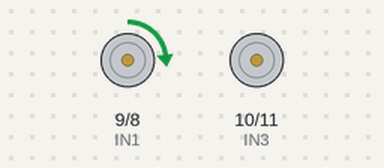
The sketch below on a simulated Arduino Uno, built with avr-gcc and run on an emulated ATmega328P. On the bench: motor-driver pin pairs drawn as motors (green arrow = first pin HIGH = forward, orange = second pin HIGH = backward, longer = more drive).

Above: at 0.15 s.
At 8.6 s:
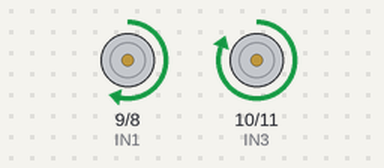
At 15.0 s:
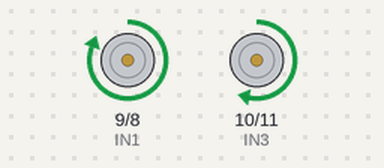
At 34.8 s:
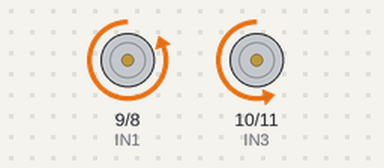
Timing chart, 0 to 40.0 s (numbered marks = the images above):
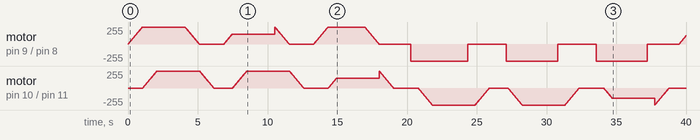

The sketch:

test-motori.ino
```cpp
// ================================
// Autori: Adin PISICA, Filippo MURU
// Classe: 3AEE
// Data: 04/12/2025
// Descrizione: Ciclo continuo motori
// Avanti, Stop, Avanti Sinistra, Stop,
// Avanti Destra, Stop, Indietro, Stop,
// Indietro Sinistra, Stop, Indietro Destra,
// Stop, Ripete tutto da capo
// ================================

// dichiariamo i pin
int IN1 = 9;
int IN2 = 8;
int IN3 = 10;
int IN4 = 11;

// funzione per accelerazione
void accelera(int pin1, int pin2, int velocitaFinale) {
  digitalWrite(pin2, LOW);
  for (int v = 0; v <= velocitaFinale; v += 5) {
    analogWrite(pin1, v);
    delay(20);
  }
}

void decelera(int pin1) {
  for (int v = 255; v >= 0; v -= 5) {
    analogWrite(pin1, v);
    delay(20);
  }
  digitalWrite(pin1, LOW);
}


void stopMotori() {
  digitalWrite(IN1, LOW);
  digitalWrite(IN2, LOW);
  digitalWrite(IN3, LOW);
  digitalWrite(IN4, LOW);
  delay(700);
}

void avanti() {
  accelera(IN1, IN2, 255);
  accelera(IN3, IN4, 255);
  delay(2000);
  decelera(IN1);
  decelera(IN3);
}

void indietro() {
  accelera(IN2, IN1, 255);
  accelera(IN4, IN3, 255);
  delay(2000);
  decelera(IN2);
  decelera(IN4);
}

void avantiSinistra() {
  accelera(IN1, IN2, 150);
  accelera(IN3, IN4, 255);
  delay(2000);
  decelera(IN1);
  decelera(IN3);
}

void avantiDestra() {
  accelera(IN1, IN2, 255);
  accelera(IN3, IN4, 150);
  delay(2000);
  decelera(IN1);
  decelera(IN3);
}

void dietroSinistra() {
  accelera(IN2, IN1, 150);
  accelera(IN4, IN3, 255);
  delay(2000);
  decelera(IN2);
  decelera(IN4);
}

void dietroDestra() {
  accelera(IN2, IN1, 255);
  accelera(IN4, IN3, 150);
  delay(2000);
  decelera(IN2);
  decelera(IN4);
}


void setup() {
  pinMode(IN1, OUTPUT);
  pinMode(IN2, OUTPUT);
  pinMode(IN3, OUTPUT);
  pinMode(IN4, OUTPUT);
}


void loop() {
  avanti();
  stopMotori();

  avantiSinistra();
  stopMotori();

  avantiDestra();
  stopMotori();

  indietro();
  stopMotori();

  dietroSinistra();
  stopMotori();

  dietroDestra();
  stopMotori();
}
```
